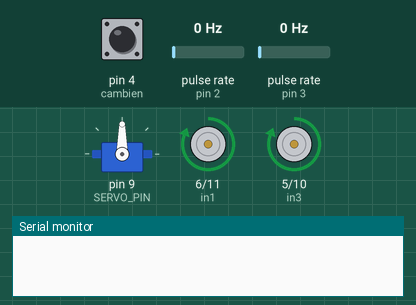
This sketch was run on a simulated Arduino Uno, built with avr-gcc and run on an emulated ATmega328P. Shown: servo, motor-driver pin pairs drawn as motors (green arrow = first pin HIGH = forward, orange = second pin HIGH = backward, longer = more drive, scaled by the enable pin), the last lines printed to the serial monitor. Wiring (inferred from the names in the program): 2 × pulse sensor: data pin 2 / data pin 3. Inputs (shaded band) come from the test bench; at power-on: pulse rate (sensors on pin 3, pin 2) 0 Hz, pin 4 (cambien) HIGH.

Above: at 1.2 s.
1.3 s: pulse rate (sensor on pin 3) set to 14 Hz
4.3 s: pulse rate (sensor on pin 3) set to 18 Hz
At 5.1 s:
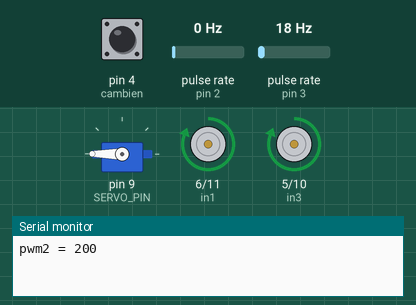
6.2 s: pulse rate (sensor on pin 2) set to 2 Hz
At 8.7 s:
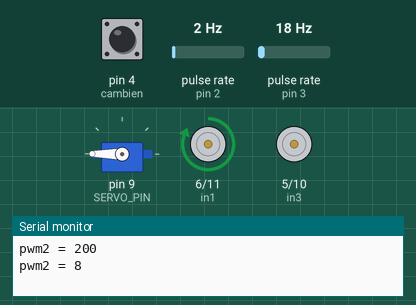
9.0 s: pin 4 (cambien) pulled LOW for 3.2 s
At 10.85 s:
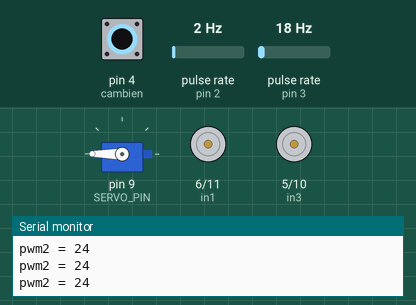
13.7 s: pulse rate (sensor on pin 2) set to 21 Hz
16.1 s: pulse rate (sensor on pin 2) set to 25 Hz
Timing chart, 0 to 19.2 s (numbered marks = the images above; inputs shaded):
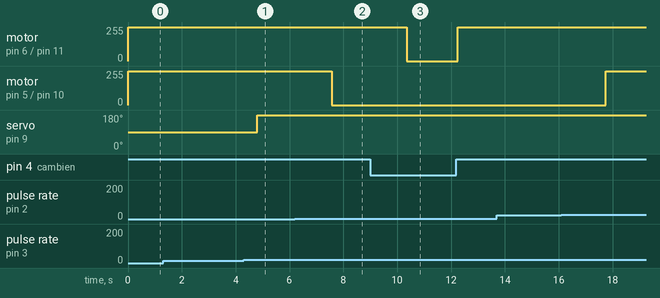

Measured:
- the behaviour switches between 16 and 17 Hz on pulse rate (sensor on pin 3) (found by bisection; images 0 and 1)
- the behaviour switches between 0 and 1 Hz on pulse rate (sensor on pin 2) (found by bisection; images 1 and 2)
- after the input at 1.3 s, every drawn part: stays the same
- after the input at 6.2 s, motor on pin 5 (in3) / pin 10 (in4): forward 255/255 → stopped after 1.4 s
- after the input at 9.0 s, motor on pin 6 (in1) / pin 11 (in2): forward 255/255 → stopped after 1.4 s, → forward 255/255 1.9 s later

The sketch:

P6-_dieu_khien_servor___srf05.ino
```cpp
#include <EEPROM.h>
#include <Servo.h>

int cambien = 4;
int led = 1;
bool stop;

//Motor A
int enA = 13;
int in1 = 6;
int in2 = 11;

//Motor B
int enB = 7;
int in3 = 5;
int in4 = 10;

//PushButton
int button = 13;

// Encoder
#define PULSESPERTURN 15
#define ENCODER_LEFT  2
#define ENCODER_RIGHT  3
#define PWM 200
#define DISTANCE_STUFF 35
#define NUMPULSE_90 8

volatile unsigned int pulses[2] = {0, 0};  // number of pulses
volatile unsigned int pwm2 = 200;
unsigned long pushButton;
int pushButton2;

//servo
#define SERVO_PIN 9
#define ANGLE_0 0
#define ANGLE_90 90
#define ANGLE_180 180
Servo gServo;

typedef enum
{
LEFT = 0,
RIGHT = 1,
CENTER
}Direct;

void setup()
{
  Serial.begin(9600);
  //khai bao cam bien hong ngoai
  pinMode(led,OUTPUT);
  pinMode(cambien, INPUT_PULLUP);

  //dong co A-B
  pinMode(enA, OUTPUT);
  pinMode(in1, OUTPUT);
  pinMode(in2, OUTPUT);

  pinMode(enB,OUTPUT);
  pinMode(in3, OUTPUT);
  pinMode(in4, OUTPUT);


  pinMode(ENCODER_LEFT, INPUT);
  pinMode(ENCODER_RIGHT, INPUT);

  pinMode (button, OUTPUT);

  MotorRunningGo(PWM, pwm2);
  pushButton = 0;
  stop = false;

  pwm2 = EEPROM.read(0);
  if (pwm2 < 180 || pwm2 > 220)
  {
    pwm2 = PWM;
  }

  //servo
  gServo.attach(SERVO_PIN);
}

void loop()
{
  Move();
  turnEye(LEFT);
}
int Move()
{
  while (pushButton < 100)
  {
    if(digitalRead(cambien) == 0)
    {
      StopMotor();
      delay(100);
      stop = true;
    }
    balanceSpeed(50);
    MotorRunningGo(PWM, pwm2);
    stop = false;
    pushButton++;
     Serial.print("pwm2 = ");
    Serial.println(pwm2,DEC);
    return pwm2;
  }
  //pushButton = 0;
  //EEPROM.write (0, pwm2);
  //delay (1000);
}

void MotorRunningGo(int pwm1, int pwm2)
{
  //Running motor A
  digitalWrite(in1, HIGH);
  digitalWrite(in2, LOW);
  analogWrite(enA, pwm1); //Speed PWM: 0~255

  //Running motor B
  digitalWrite(in3, HIGH);
  digitalWrite(in4, LOW);
  analogWrite(enB, pwm2); //Speed PWM: 0~255
}
void GoBack()
{
  digitalWrite(in1, LOW);
  digitalWrite(in2, HIGH);
  digitalWrite(in3, LOW);
  digitalWrite(in4, HIGH);
}
void StopMotor()
{
  digitalWrite(in1, LOW);
  digitalWrite(in2, LOW);
  digitalWrite(in3, LOW);
  digitalWrite(in4, LOW);
}

void counter_left()
{
  //Update count
  pulses[LEFT]++;
}

void counter_right()
{
  //Update count
  pulses[RIGHT]++;
}

int balanceSpeed(long pulsesNumeLeft)
{
  if (stop)
  {
    return pwm2;
  }
  attachInterrupt(digitalPinToInterrupt(ENCODER_LEFT), counter_left, FALLING);
  attachInterrupt(digitalPinToInterrupt(ENCODER_RIGHT), counter_right, FALLING);

  while (pulses[RIGHT] < pulsesNumeLeft)
  {
  }
  detachInterrupt(digitalPinToInterrupt(ENCODER_LEFT));
  detachInterrupt(digitalPinToInterrupt(ENCODER_RIGHT));


  // calculate
  if (pulses[LEFT] != 0 && pulses[RIGHT] != 0)
  pwm2 = pulses[LEFT] * PWM / pulses[RIGHT];
  //Serial.println(pulses[LEFT]);
 //Serial.println(pulses[RIGHT]);
  pulses[LEFT] = 0;
  pulses[RIGHT] = 0;
  return pwm2;
}
void turnEye(Direct dir)
{
  switch (dir)
  {
    case LEFT:
      gServo.write (ANGLE_180);
      break;

    case RIGHT:
      gServo.write (ANGLE_0);
      break;

    case CENTER:
      gServo.write (ANGLE_90);
      break;
    }
    //delay (200);
}
void runEncoder (int numPulse)
{
    attachInterrupt(digitalPinToInterrupt(ENCODER_LEFT), counter_left, FALLING);
    attachInterrupt(digitalPinToInterrupt(ENCODER_RIGHT), counter_right, FALLING);

    while (pulses[LEFT] < NUMPULSE_90 && pulses[RIGHT] < NUMPULSE_90)
    {
      // Do nothing
    }

    detachInterrupt(digitalPinToInterrupt(ENCODER_LEFT));
    detachInterrupt(digitalPinToInterrupt(ENCODER_RIGHT));
    pulses[LEFT] = 0;
    pulses[RIGHT] = 0;
}
void turnRight()
{
    turnEye(CENTER);

   //banh xe queo phai

    runEncoder (NUMPULSE_90);
}
void turnLeft ()
{
    turnEye(CENTER);


    //banh xe queo trai

    runEncoder (NUMPULSE_90);
}
```
